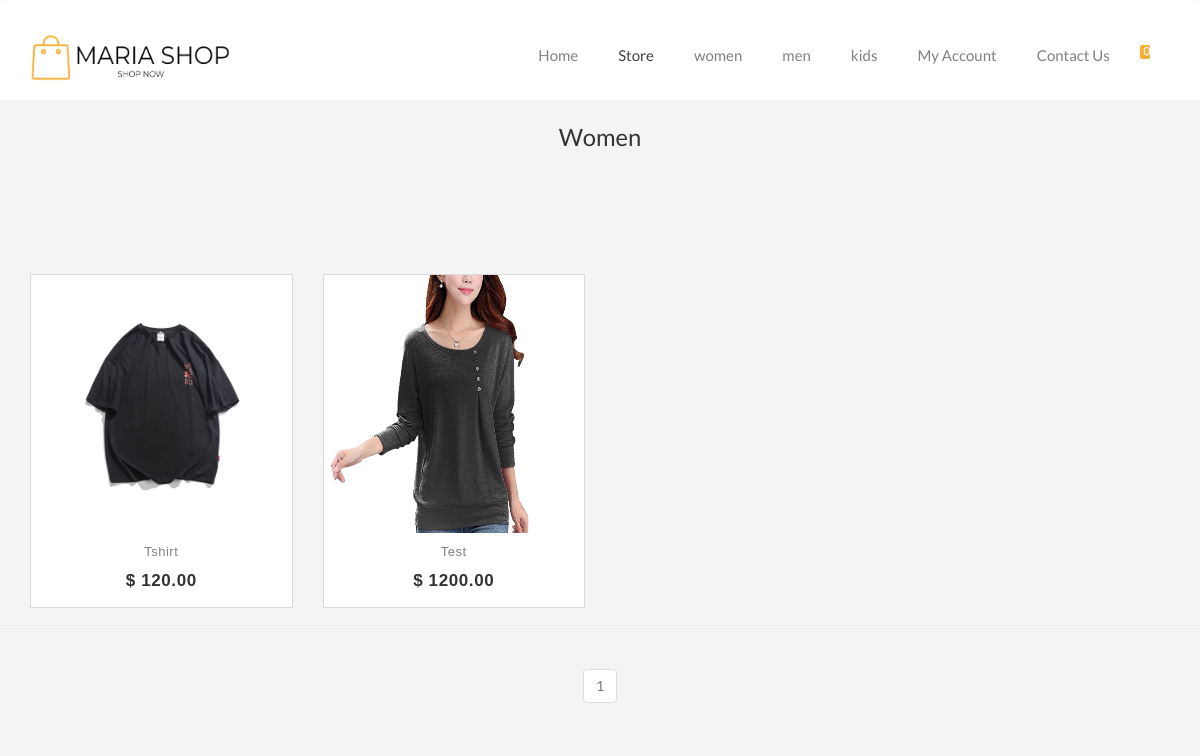
The app's page /views/category_page.php?categoryId=10&page=1 (signed in) with its own data.
### tables this page shows
CREATE TABLE `category` (
  `idC` int(11) NOT NULL,
  `nameCategory` varchar(255) NOT NULL
);

CREATE TABLE `product` (
  `idP` int(11) NOT NULL,
  `nameProduct` varchar(255) NOT NULL,
  `Price` varchar(255) NOT NULL,
  `Qte` varchar(255) NOT NULL,
  `Image` varchar(255) NOT NULL,
  `Image2` varchar(255) NOT NULL,
  `description` varchar(255) NOT NULL,
  `idC` int(11) NOT NULL
);

### app/database/db.php (called while the page is built, shortened)
<?php
class CRUD extends DB
{
    public function selectOne($table, $condition)
    {
        $conn = $this->connect();
        $sql = "SELECT * FROM $table";
        $i = 0;
        foreach ($condition as $key => $value) {
            if ($i === 0) {
                $sql = $sql . " WHERE $key=?";
            } else {
                $sql = $sql . " AND $key=?";
            }
            $i++;
        }
        $sql = $sql . " LIMIT 1";
        $stmt = $conn->prepare($sql);
        $value = array_values($condition);
        $type = str_repeat('s', count($value));
        $stmt->bind_param($type, ...$value);
        $stmt->execute();
        $records = $stmt->get_result()->fetch_assoc();
        return $records;
    }
    public function selectAll($table, $condition = [])
    {
        $conn = $this->connect();
        $sql = "SELECT * FROM $table";
        if (empty($condition)) {
            $stmt = $conn->prepare($sql);
            $stmt->execute();
            $records = $stmt->get_result()->fetch_all(MYSQLI_ASSOC);
            return $records;
        } else {
            $i = 0;
            foreach ($condition as $key => $value) {
                if ($i === 0) {
                    $sql = $sql . " WHERE $key=?";
                } else {
                    $sql = $sql . " AND $key=?";
                }
                $i++;
            }
            $stmt = $conn->prepare($sql);
            $value = array_values($condition);
            $type = str_repeat('s', count($value));
            $stmt->bind_param($type, ...$value);
            $stmt->execute();
            $records = $stmt->get_result()->fetch_all(MYSQLI_ASSOC);
            return $records;
        }
    }
}
class Paginator extends DB
{
    public function showingItems($table, $conditionName, $condition, $start, $perPage)
    {
        $conn = $this->connect();
        $select_data = "SELECT * from $table WHERE $conditionName = $condition LIMIT $start, $perPage";
        $query = mysqli_query($conn, $select_data);
        $result = mysqli_fetch_all($query, MYSQLI_ASSOC);
        return $result;
    }
    public function buttonPagination($table, $conditionName, $condition)
    {
        $conn = $this->connect();
        $select_all = "SELECT * from $table WHERE $conditionName = $condition";
        $query_all = mysqli_query($conn, $select_all);
        $row = mysqli_num_rows($query_all);
        return $row;
    }
}

### app/controllers/category.php (called while the page is built, shortened)
<?php
$crud = new CRUD();
$table = 'category';
$data = $crud->selectAll($table);
$navbar_categories = $crud->selectAll('category');
$pagination = new Paginator();
if (isset($_GET['page'])) {
    $page = $_GET['page'];
} else {
    $page = 1;
}
$perPage = 12;
$start = ($perPage * $page) - $perPage;
if (isset($_GET['categoryId'])) {
    $showingProduct =  $pagination->showingItems('product', 'idC', $_GET['categoryId'], $start, $perPage);
    $row = $pagination->buttonPagination('product', 'idC', $_GET['categoryId']);
    $pages = ceil($row / $perPage);
}

### app/controllers/cart.php (called while the page is built, shortened)
<?php
$crud = new CRUD();
if(isset($_SESSION['idU'])){
    $getCountCart = $crud->selectAll('cart', ['idU' => $_SESSION['idU']]);
    $countCart = count($getCountCart);
}

### views/category_page.php (the view, shortened to what this page needs)
<?php
include('../app/database/db.php');
include('../app/controllers/category.php');
include('../app/controllers/cart.php');
?>
<!DOCTYPE html>
<html lang="en">
<head>
    <link rel="stylesheet" href="https://cdnjs.cloudflare.com/ajax/libs/OwlCarousel2/2.3.4/assets/owl.carousel.min.css">
    <link rel="stylesheet"
        href="https://cdnjs.cloudflare.com/ajax/libs/OwlCarousel2/2.3.4/assets/owl.theme.default.css">
    <link rel="stylesheet" href="https://cdnjs.cloudflare.com/ajax/libs/twitter-bootstrap/3.3.7/css/bootstrap.min.css">
    <link rel="stylesheet" href="../assets/css/Store.css">
</head>
<body>
    <nav class="navbar navbar-default">
        <div class="container">
            <div class="navbar-header">
                <a class="navbar-brand" href="#">
                    <img src="../assets/img/your-logo__7_-removebg-preview.png" width="200px" height="46px" alt="">
                </a>
            </div>
            <div id="navbar" class="collapse navbar-collapse">
                <ul class="nav navbar-nav navbar-right">
                    <li><a href="index.php">Home</a></li>
                    <li><a class="active" href="store.php?store=true&page=1">Store</a></li>
                    <?php foreach ($navbar_categories as $category) : ?>
                    <li><a
                            href="category_page.php?categoryId=<?php echo $category['idC'] ?>&page=1"><?php echo $category['nameCategory'] ?></a>
                    </li>
                    <?php endforeach; ?>
                    <?php if(isset($_SESSION['idU'])): ?>
                    <li><a href="myaccount.php">My Account</a></li>
                    <?php else: ?>
                    <li><a href="login-reg.php">Account</a></li>
                    <?php endif; ?>
                    <li><a href="ContactUs.php">Contact Us</a></li>
                    <?php if(isset($_SESSION['idU'])) :?>
                    <li><a href="cart2.php">
                            <div class="cart-nav nav-item-link">
                                <span class="nav-cart-items"><?php echo $countCart ?></span>
                            </div>
                        </a></li>
                    <?php endif; ?>
                </ul>
            </div>
        </div>
    </nav>
    <div class="container">
        <div class="row" style="margin-top: 100px;">
            <h3 class="h3" style="font-family: Lato;"><?php
    $nameCategory = $crud->selectOne('category', ['idC' => $_GET['categoryId']]);
    echo $nameC = $nameCategory['nameCategory']; ?></h3>
            <?php foreach($showingProduct as $product): ?>
            <div class="col-md-3 col-sm-6">
                <div class="product-grid">
                    <div class="product-image">
                        <a href="#">
                        </a>
                    </div>
                    <div class="product-content">
                        <h3 class="title"><a
                                href="singleProduct.php?singleIdP=<?php echo $product['idP'] ?>"><?php echo $product['nameProduct'] ?></a>
                        </h3>
                        <div class="price">$ <?php echo $product['Price'] ?>.00
                        </div>
                        <a class="add-to-cart" href="singleProduct.php?singleIdP=<?php echo $product['idP'] ?>">+ More
                            info</a>
                    </div>
                </div>
            </div>
            <?php endforeach; ?>
        </div>
    </div>
    <hr>
    <div class="container" style="display: flex;justify-content:center">
        <nav aria-label="Page navigation example">
            <ul class="pagination">
                <?php for ($i = 1; $i <= $pages; $i++) : ?>
                <?php if ($i == $_GET['page']) : ?>
                <li class="page-item disabled"><a class="page-link"
                        href="category_page.php?categoryId=12&page=<?php echo $i ?>"><?php echo $i ?></a></li>
                <?php else : ?>
                <li class="page-item "><a class="page-link"
                        href="category_page.php?categoryId=12&page=<?php echo $i ?>"><?php echo $i ?></a></li>
                <?php endif; ?>
                <?php endfor; ?>
            </ul>
        </nav>
    </div>

### assets/css/Store.css (style rules this page uses)
body { padding: 0; margin-top: 0; box-sizing: border-box; font-family: 'Lato', sans-serif; background-color: #f4f4f4; }
.navbar { height: 100px; background-color: rgb(255, 255, 255); border: none; color: white; z-index: 100; position: absolute; left: 0; right: 0; }
.navbar-default .navbar-brand { margin-top: 20px; }
.navbar-default .navbar-nav>li>a { color: #817f7f; margin: 10px 5px 5px 5px; margin-top: 30px; font-size: 15px; }
.navbar-default .navbar-nav .active { color: #413e3e; }
.cart-nav { font-family: FontAwesome; font-style: normal; font-weight: normal; }
.nav-cart-items { background: #FBAE32; border-radius: 2px; color: #ffffff; display: inline-block; font-size: 10px; height: 14px; line-height: 13px; margin-left: -10px; margin-bottom: 5px; min-width: 10px; padding-left: 4px; pointer-events: none; vertical-align: top; top: 15px; text-shadow: 0 1px rgba(45, 60, 72, 0.1); }
h3.h3 { text-align: center; margin: 1em; text-transform: capitalize; font-size: 1.7em; }
.product-grid { font-family: Raleway, sans-serif; text-align: center; padding: 0 0 72px; border: 1px solid rgba(0, 0, 0, .1); overflow: hidden; position: relative; z-index: 1; margin-top:100px; }
.product-grid .product-image { position: relative; transition: all .3s ease 0s }
.product-grid .product-image a { display: block }
.product-grid .product-content { background-color: #fff; text-align: center; padding: 12px 0; margin: 0 auto; position: absolute; left: 0; right: 0; bottom: -27px; z-index: 1; transition: all .3s }
.product-grid .title { font-size: 13px; font-weight: 400; letter-spacing: .5px; text-transform: capitalize; margin: 0 0 10px; transition: all .3s ease 0s }
.product-grid .title a { color: #828282 }
.product-grid .price { color: #333; font-size: 17px; font-family: Montserrat, sans-serif; font-weight: 700; letter-spacing: .6px; margin-bottom: 8px; text-align: center; transition: all .3s }
.product-grid .add-to-cart { color: #000; font-size: 13px; font-weight: 600 }

### records on screen
category: nameCategory "women", nameCategory "Women"
category: nameCategory "men"
category: nameCategory "kids"
product: nameProduct "Tshirt", Price "120"
product: nameProduct "Test", Price "1200"

### other values on screen
$countCart "0"
